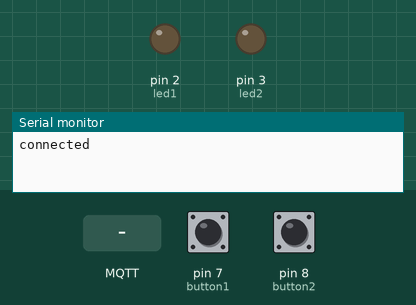
Bench run of a sketch on a simulated Arduino Uno, built with avr-gcc and run on an emulated ATmega328P. On the bench: output pins drawn as LEDs (lit = HIGH), the last lines printed to the serial monitor. The test bench sets the inputs (shaded band); at power-on: pin 7 (button1) HIGH, pin 8 (button2) HIGH. No MQTT or app messages arrive unless stated.

Above: at 1.2 s.
1.3 s: MQTT message "sala_luz_teto_on" arrives on the first subscribed topic
At 2.0 s:
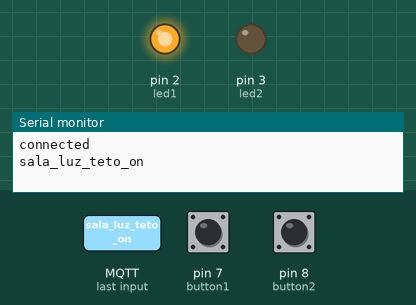
2.8 s: MQTT message "sala_luz_tv_on" arrives on the first subscribed topic
At 3.1 s:
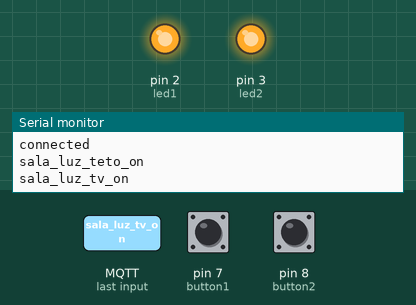
4.3 s: MQTT message "sala_luz_teto_off" arrives on the first subscribed topic
At 5.5 s:
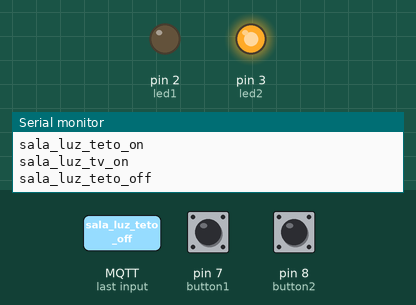
Timing chart, 0 to 7.3 s (numbered marks = the images above; inputs shaded):
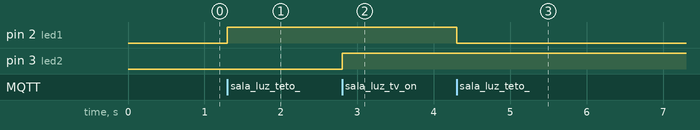

Measured:
- after the input at 1.3 s, pin 2 (led1): LOW → HIGH at once
- after the input at 2.8 s, pin 3 (led2): LOW → HIGH at once
- after the input at 4.3 s, pin 2 (led1): HIGH → LOW at once

The sketch:

arduino_ethernet_mqtt_leds.ino
```cpp
/*
 Example MQTT-switch-relay-node with 4 buttons and 4 leds

  - connects to an MQTT server
  - publishes "hello world" to the  "led"
  - subscribes to the  "led"
  - controls 4 leds on pins 2,3,5 and 6 - leds can be replaced with relays
  - reads 4 button on pins 7,8,9 and 10
  - turns on/off a specific led when it receives a specific "on"/"off" from the "led"
  - sends a specific "on"/"off" to the "led" topic a specific button is pressed
  - multiple arduino's with same generic sketch can run parallel to each other
  - multiple arduino's need each to have a unique ip-addres, unique mac address and unique MQTT client-ID

  - tested on arduino-uno with W5100 ethernet shield
  - Ethernet Shield W5100 uses pins 4,10,11,12,13
  - availbale digital pins: 1,2,3,5,6,7,8,9,10
*/

//------------------------------------------------------------------------------

#include <SPI.h>
#include <Ethernet.h>
#include <PubSubClient.h>
#include <Bounce2.h>

int led1 = 2;
int button1 = 7;
int led1Value = LOW;

int led2 = 3;
int button2 = 8;
int led2Value = LOW;

byte mac[]    = { 0xDE, 0xAD, 0xBE, 0xEF, 0xFE, 0xEE };
byte ip[] = { 192, 168, 1, 102 };

byte server[] = { 192, 168, 1, 101 };

// Handle and convert incoming MQTT messages ----------------------------------------

void callback(char* , byte* payload, unsigned int length) {
  String content="";
  char character;
  for (int num=0;num<length;num++) {
      character = payload[num];
      content.concat(character);
  }
  Serial.println();
  Serial.println(content);

  if (content == "sala_luz_teto_on") {
    led1Value = HIGH;
  }

  if (content == "sala_luz_teto_off") {
    led1Value = LOW;
  }

  if (content == "sala_luz_tv_on") {
    led2Value = HIGH;
  }

  if (content == "sala_luz_tv_off") {
    led2Value = LOW;
  }

  digitalWrite(led1,led1Value);
  digitalWrite(led2,led2Value);

}

// Initiate instances -----------------------------------

EthernetClient ethClient;
PubSubClient client(server, 1883, callback, ethClient);

// Initiate a bouncer instance for each button
Bounce bouncer1 = Bounce();
Bounce bouncer2 = Bounce();

//-------------------------------------------------------

void setup()

{

  // setup led, button, bouncer 1 -----------------------
  pinMode(led1, OUTPUT);
  pinMode(button1,INPUT);
  digitalWrite(button1,HIGH);
  bouncer1 .attach(button1);
  bouncer1 .interval(5);

  pinMode(led2, OUTPUT);
  pinMode(button2,INPUT);
  digitalWrite(button2,HIGH);
  bouncer2 .attach(button2);
  bouncer2 .interval(5);

  Serial.begin(9600);


  Ethernet.begin(mac, ip);
  if (client.connect("arduino-ip-238")) {
    //client.publish("led","hello world - here arduino ip 239");
    Serial.println("connected");
    client.subscribe("home");
  }
}

//----------------------------------------------

void loop()
{// Listen for button interactions and take actions ----------------------------------------
// Note: Button actions do send MQTT message AND do set led(x)Value to HIGH or LOW

  if (bouncer1.update()) {
    if (bouncer1.read() == HIGH) {
      if (led1Value == LOW) {
        //led1Value = HIGH;
        client.publish("home","sala_luz_teto_on");
        Serial.println("led ligado");
      } else {
        client.publish("home","sala_luz_teto_off");
        //led1Value = LOW;
        Serial.println("led desligado");
      }
    }
  }

  if (bouncer2.update()) {
    if (bouncer2.read() == HIGH) {
      if (led2Value == LOW) {
        //led1Value = HIGH;
        client.publish("home","sala_luz_tv_on");
        Serial.println("led ligado");
      } else {
        client.publish("home","sala_luz_tv_off");
        //led1Value = LOW;
        Serial.println("led desligado");
      }
    }
  }


//------------------------------------------------

  digitalWrite(led1,led1Value);
  digitalWrite(led2,led2Value);

  client.loop();
}

// End of sketch ---------------------------------
```
